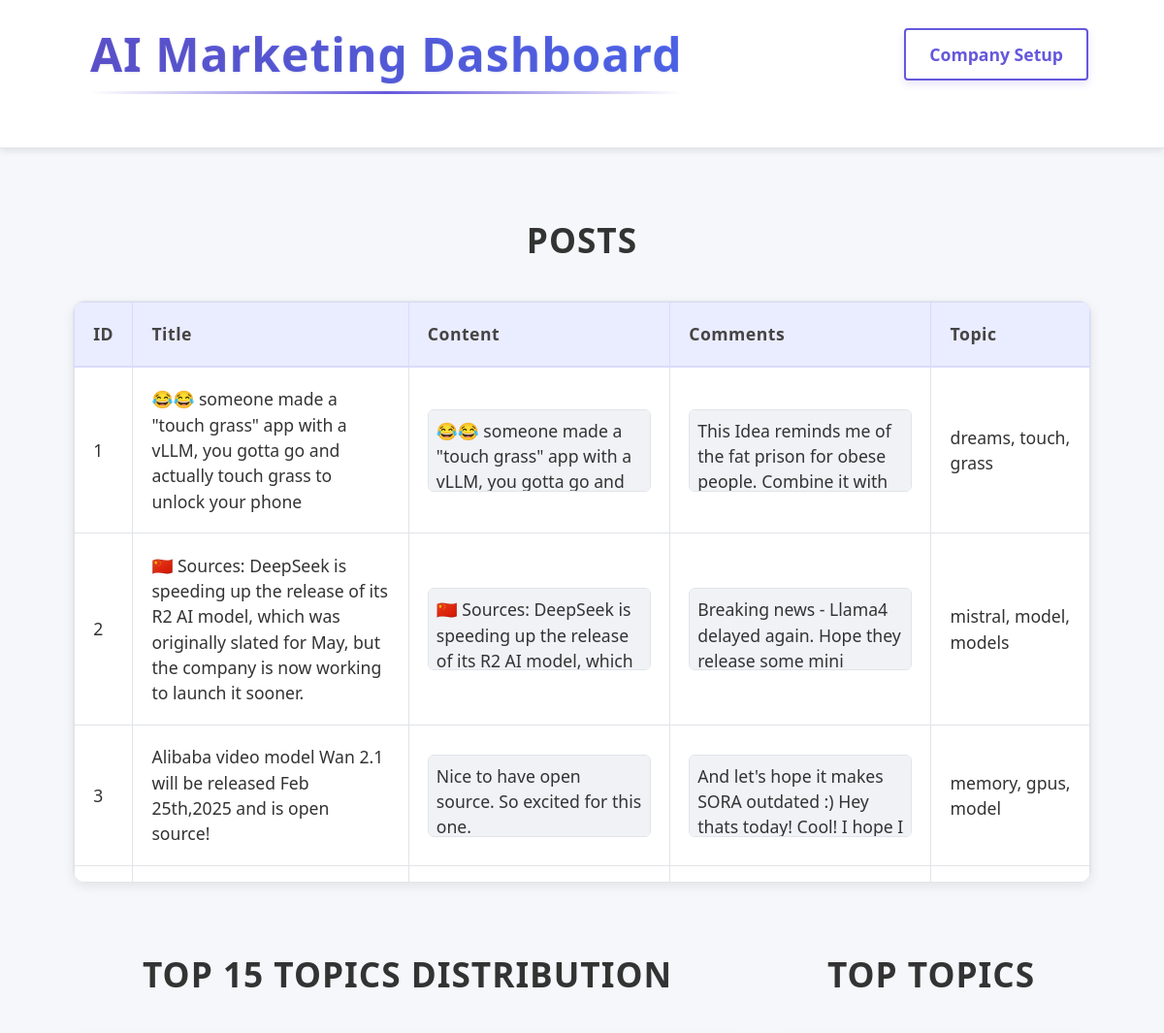
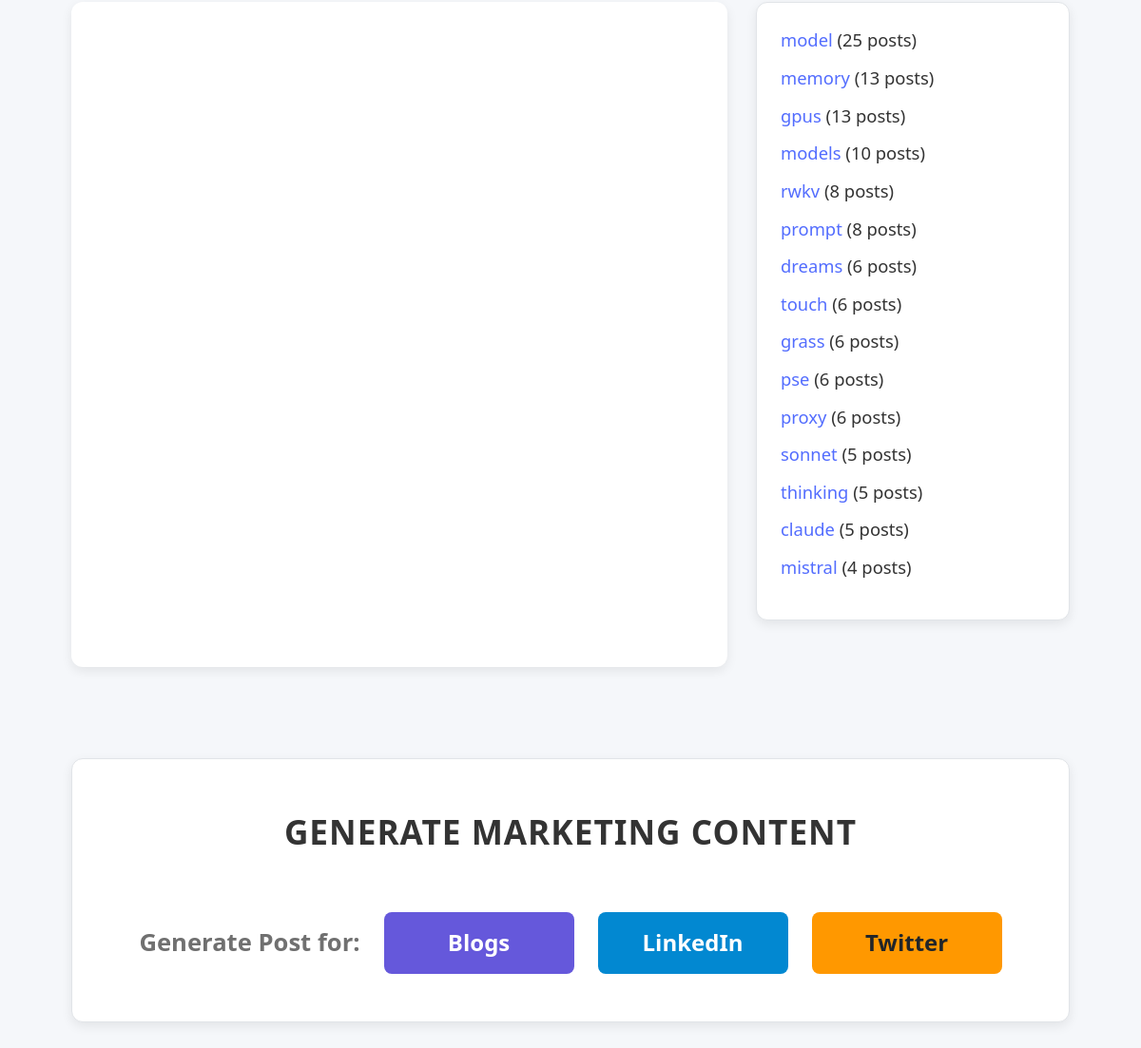
The page / on the database its author committed (2 pictures, top to bottom).
### tables this page shows
CREATE TABLE posts (
        id INTEGER PRIMARY KEY AUTOINCREMENT,
        post_title TEXT,
        post_content TEXT,
        ai_response TEXT,
        approved INTEGER DEFAULT 0
    , topic TEXT, comments TEXT, score INTEGER, num_comments INTEGER);

### app.py (the view)
@app.route("/")
def index():
    conn = get_db_connection()
    posts = conn.execute("SELECT * FROM posts").fetchall()
    conn.close()
    posts_with_sentiment = []
    for post in posts:
        post_dict = dict(post)
        if post_dict.get("ai_response"):
            post_dict["sentiment"] = get_sentiment(post_dict["ai_response"])
        else:
            post_dict["sentiment"] = None
        posts_with_sentiment.append(post_dict)
    topic_chart = generate_topic_chart(posts_with_sentiment)
    topic_counts = {}
    for post in posts_with_sentiment:
        topic_field = post.get("topic") or "miscellaneous"
        topics_list = [t.strip() for t in topic_field.split(",") if t.strip()]
        if not topics_list:
            topics_list = ["miscellaneous"]
        for t in topics_list:
            topic_counts[t] = topic_counts.get(t, 0) + 1
    sorted_topics = sorted(topic_counts.items(), key=lambda x: x[1], reverse=True)[:15]
    return render_template("index.html", posts=posts_with_sentiment,
                           topic_chart=topic_chart, sorted_topics=sorted_topics)

### app.py (called while the page is built)
def get_db_connection():
    conn = sqlite3.connect('data.db')
    conn.row_factory = sqlite3.Row
    return conn

### templates/index.html (shortened to what this page needs)
<!DOCTYPE html>
<html lang="en">
<head>
  <link rel="stylesheet" href="https://stackpath.bootstrapcdn.com/bootstrap/4.5.0/css/bootstrap.min.css">
</head>
<body>
  <nav class="navbar navbar-expand-lg navbar-light">
    <div class="container">
      <a class="navbar-brand" href="{{ url_for('index') }}">AI Marketing Dashboard</a>
      <div class="collapse navbar-collapse" id="navbarNav">
        <ul class="navbar-nav ml-auto">
          <li class="nav-item">
            <a class="btn btn-outline-light" href="{{ url_for('company_setup') }}">Company Setup</a>
          </li>
        </ul>
      </div>
    </div>
  </nav>
  <div class="container mt-5">
    <h2 class="mb-4 section-title">Posts</h2>
    <div class="table-container mb-5">
      <table class="table table-bordered table-hover">
        <thead class="thead-light">
          <tr>
            <th>ID</th>
            <th>Title</th>
            <th style="width: 250px;">Content</th>
            <th style="width: 250px;">Comments</th>
            <th>Topic</th>
          </tr>
        </thead>
        <tbody>
          {% for post in posts %}
          <tr>
            <td>{{ post['id'] }}</td>
            <td>{{ post['post_title'] }}</td>
            <td>
              <div class="scrollable-box">{{ post['post_content'] }}</div>
            </td>
            <td>
              <div class="scrollable-box">{{ post['comments'] }}</div>
            </td>
            <td>{{ post['topic'] if post['topic'] else 'miscellaneous' }}</td>
          </tr>
          {% endfor %}
        </tbody>
      </table>
    </div>
    <div class="row">
      <div class="col-md-8">
        <h2 class="mb-4 section-title">Top 15 Topics Distribution</h2>
        <div class="chart-container">
          <div id="topic-bar-chart" style="height: 650px; width: 100%;"></div>
        </div>
      </div>
      <div class="col-md-4">
        <h3 class="mb-4 section-title">Top Topics</h3>
        <div class="topics-list">
          <ul class="list-unstyled">
            {% for t, count in sorted_topics %}
              <li>
                <a href="{{ url_for('topic_summary', topic=t) }}">{{ t }}</a> ({{ count }} posts)
              </li>
            {% endfor %}
          </ul>
        </div>
      </div>
    </div>
    <div class="post-generation-section">
      <h2 class="section-title">Generate Marketing Content</h2>
      <div class="centered-buttons">
        <b style="font-size: 1.6rem; color: var(--text-secondary);">Generate Post for:</b>
        <button id="generateBlogButton" class="btn btn-primary">Blogs</button>
        <button id="generateLinkedInButton" class="btn btn-info">LinkedIn</button>
        <button id="generateTwitterButton" class="btn btn-warning">Twitter</button>
      </div>
    </div>
  </div>
</body>
</html>

### rows shown on the page
posts: id "1", post_title "😂😂 someone made a \"touch grass\" app with a vLLM, you gotta go and actually touch grass to unlock your phone", post_content "😂😂 someone made a \"touch grass\" app with a vLLM, you gotta go and…", comments "This Idea reminds me of the fat prison for obese people. Combine it with…", topic "dreams, touch, grass"
posts: id "2", post_title "🇨🇳 Sources: DeepSeek is speeding up the release of its R2 AI model, which was originally slated for May, but the company is now working to launch it sooner.", post_content "🇨🇳 Sources: DeepSeek is speeding up the release of its R2 AI model, which…", comments "Breaking news - Llama4 delayed again. Hope they release some mini…", topic "mistral, model, models"
posts: id "3", post_title "Alibaba video model Wan 2.1 will be released Feb 25th,2025 and is open source!", post_content "Nice to have open source. So excited for this one.", comments "And let's hope it makes SORA outdated :) Hey thats today! Cool! I hope I…", topic "memory, gpus, model"

### other values the page prints
{{ t }} "model" "memory" "gpus" "models" "rwkv" "prompt" "dreams" "touch" "grass" "pse" "proxy" "sonnet" "thinking" "claude" "mistral"
{{ count }} "25" "13" "13" "10" "8" "8" "6" "6" "6" "6" "6" "5" "5" "5" "4"
